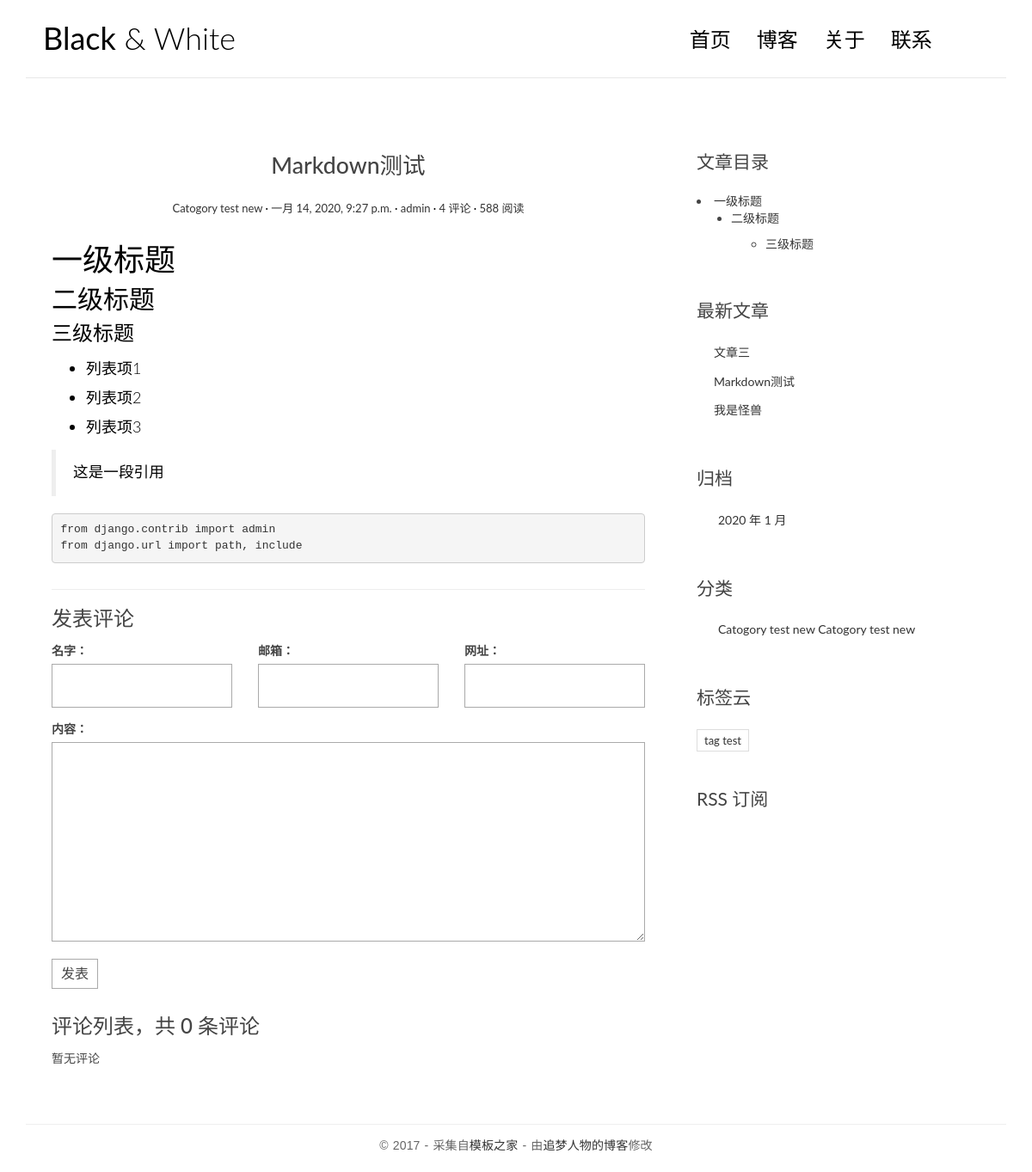
The page /post/3 on the database as committed earlier.
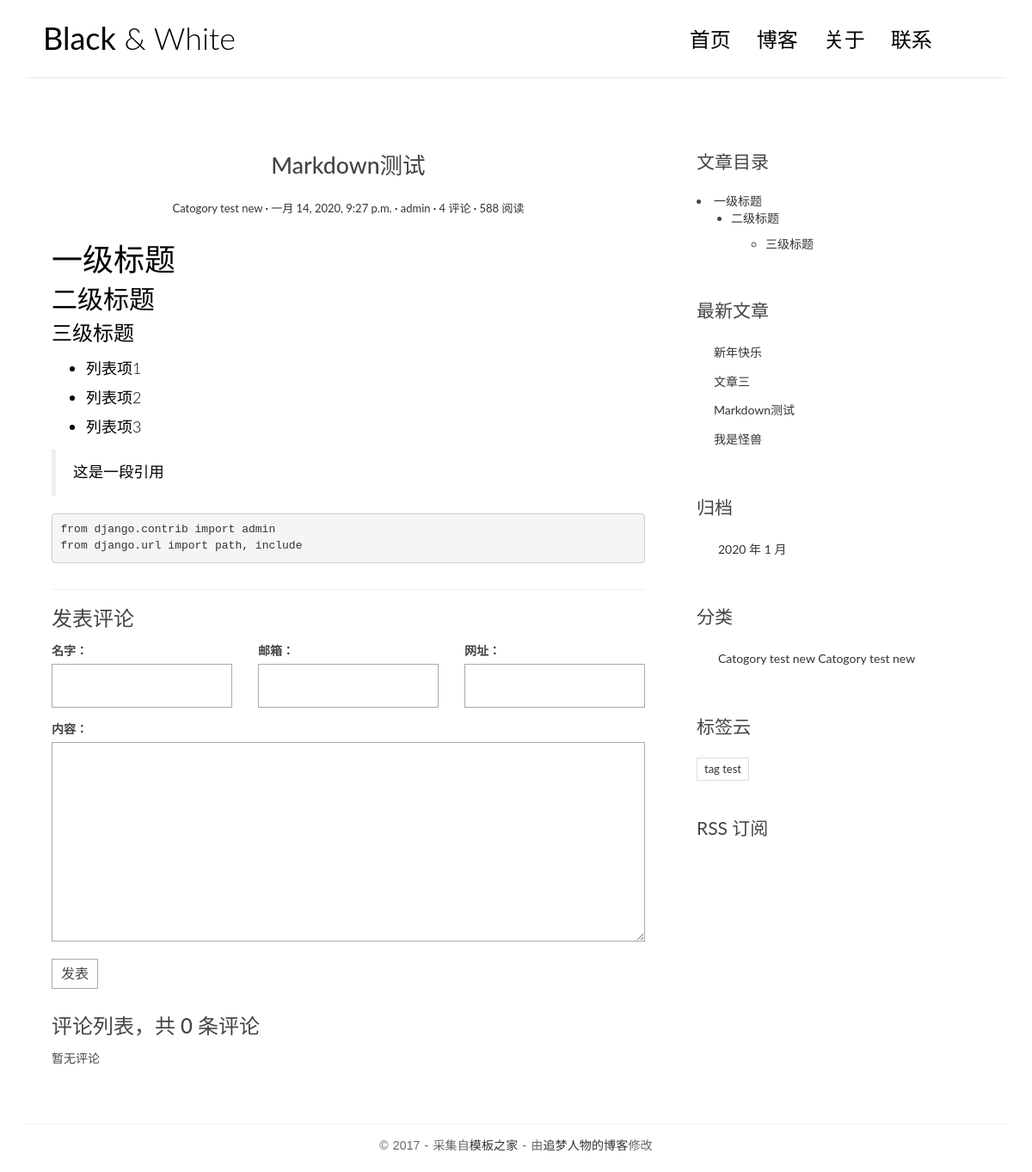
The same page on the database as committed later.
### blog/models.py (models this page shows, shortened)
class Post(models.Model):
    title = models.CharField('标题', max_length=70)
    body = models.TextField('正文')
    created_time = models.DateTimeField('创建时间', default=timezone.now)
    modified_time = models.DateTimeField('修改时间')
    excerpt = models.CharField('摘要', max_length=200, blank=True)
    category = models.ForeignKey(Category, verbose_name='分类', on_delete=models.CASCADE)
    tags = models.ManyToManyField(Tag, verbose_name='标签', blank=True)
    author = models.ForeignKey(User, verbose_name='作者', on_delete=models.CASCADE, null=True)
    class Meta:
        verbose_name = '文章'
        verbose_name_plural = verbose_name
    """
    定义好 __str__ 方法后，解释器显示的内容将会是 __str__ 方法返回的内容。这里 Category 返回分类名 name ，Tag 返回标签名，而 Post 返回它的 title
    """
    def __str__(self):
        return self.title
    def get_absolute_url(self):
        return reverse('blog:detail', kwargs={'pk': self.pk})
    """
    每次保存模型时，都应该修改 modified_time 的值。每一个 Model 都有一个 save 方法，这个方法包含了将 model 数据保存到数据库中的逻辑。
    通过覆写这个方法，在 model 被 save 到数据库前指定 modified_time 的值为当前时间
    要注意在指定完 modified_time 的值后，别忘了调用父类的 save 以执行数据保存回数据库的逻辑。
    """
    def save(self, *args, **kwargs):
        self.modified_time = timezone.now()
        md = markdown.Markdown(extensions=[
            'markdown.extensions.extra',
            'markdown.extensions.codehilite',
        ])
        self.excerpt = strip_tags(md.convert(self.body)[:54])
        super().save(*args, **kwargs)

class Category(models.Model):
    name = models.CharField(max_length=100)
    class Meta:
        verbose_name = '分类'
        verbose_name_plural = verbose_name

class Tag(models.Model):
    name = models.CharField(max_length=100)
    class Meta:
        verbose_name = '标签'
        verbose_name_plural = verbose_name

### blog/views.py (the view)
# urls.py: path('post/<int:pk>', views.detail, name='detail'),
def detail(request, pk):
    post = get_object_or_404(Post, pk=pk)
    md = markdown.Markdown(extensions=[
        'markdown.extensions.extra',  # 基础拓展
        'markdown.extensions.codehilite',  # 语法高亮拓展
        'markdown.extensions.toc',  # 允许自动生成目录
        TocExtension(slugify=slugify),
    ])
    post.body = md.convert(post.body)
    m = re.search(r'<div class="toc">\s*<ul>(.*)</ul>\s*</div>', md.toc, re.S)
    post.toc = m.group(1) if m is not None else ''
    return render(request, 'blog/detail.html', context={'post': post})

### comments/form.py
class CommentForm(forms.ModelForm):
    class Meta:
        model = Comment
        fields = ['name', 'email', 'url', 'text']

### blog/templatetags/blog_extras.py (called while the page is built)
@register.inclusion_tag('blog/inclusions/_recent_posts.html', takes_context=True)
def show_recent_posts(context, num=5):
    return {
        'recent_post_list': Post.objects.all().order_by('-created_time')[:num]
    }

@register.inclusion_tag('blog/inclusions/_archives.html', takes_context=True)
def show_archives(context):
    return {
        'date_list': Post.objects.dates('created_time', 'month', order='DESC')
    }

@register.inclusion_tag('blog/inclusions/_categories.html', takes_context=True)
def show_categories(context):
    return {
        'category_list': Category.objects.all(),
    }

@register.inclusion_tag('blog/inclusions/_tags.html', takes_context=True)
def show_tags(context):
    return {
        'tag_list': Tag.objects.all()
    }

### comments/templatetags/comments_extras.py (called while the page is built)
@register.inclusion_tag('comments/inclusions/_form.html', takes_context=True)
def show_comment_form(context, post, form=None):
    if form is None:
        form = CommentForm()
    return {
        'form': form,
        'post': post,
    }

### templates/blog/detail.html
{% extends 'base.html' %}
{% load comments_extras %}
{%  block main %}
    <article class="post post-{{ post.pk }}">
                    <header class="entry-header">
                        <h1 class="entry-title">{{ post.title }}</h1>
                        <div class="entry-meta">
                            <span class="post-category"><a href="#">{{ post.category.name }}</a></span>
                            <span class="post-date"><a href="#"><time class="entry-date"
                                                                      datetime="{{ post.created_time }}">{{ post.created_time }}</time></a></span>
                            <span class="post-author"><a href="#">{{ post.author }}</a></span>
                            <span class="comments-link"><a href="#">4 评论</a></span>
                            <span class="views-count"><a href="#">588 阅读</a></span>
                        </div>
                    </header>
                    <div class="entry-content clearfix">
                       {{ post.body|safe }}
                    </div>
                </article>
    <section class="comment-area" id="comment-area">
        <hr>
        <h3>发表评论</h3>
        {% show_comment_form post %}
        <div class="comment-list-panel">
            {% show_comments post %}
        </div>
    </section>
{% endblock %}
{% block toc %}
    {% if post.toc %}
    <div class="widget widget-content">
        <h3 class="widget-title">文章目录</h3>
        {{ post.toc|safe }}
    </div>
    {% endif %}
{% endblock toc%}

### templates/blog/inclusions/_recent_posts.html
<div class="widget widget-recent-posts">
  <h3 class="widget-title">最新文章</h3>
  <ul>
    {% for post in recent_post_list %}
      <li>
        <a href="{{ post.get_absolute_url }}">{{ post.title }}</a>
      </li>
    {% empty %}
      暂无文章！
    {% endfor %}
  </ul>
</div>

### templates/blog/inclusions/_categories.html
<div class="widget widget-category">
  <h3 class="widget-title">分类</h3>
  <ul>
    {% for category in category_list %}
      <li>
        <a href="{% url 'blog:category' category.pk %}">{{ category.name }} <span class="post-count">{{ category.name }}</span></a>
      </li>
    {% empty %}
      暂无分类！
    {% endfor %}
  </ul>
</div>

### templates/blog/inclusions/_tags.html
<div class="widget widget-tag-cloud">
  <h3 class="widget-title">标签云</h3>
  <ul>
    {% for tag in tag_list %}
      <li>
        <a href="{% url 'blog:tag' tag.pk %}">{{ tag.name }}</a>
      </li>
    {% empty %}
      暂无标签！
    {% endfor %}
  </ul>
</div>

Rows that differ between the two databases and show on the page:
added Post: title "新年快乐"
